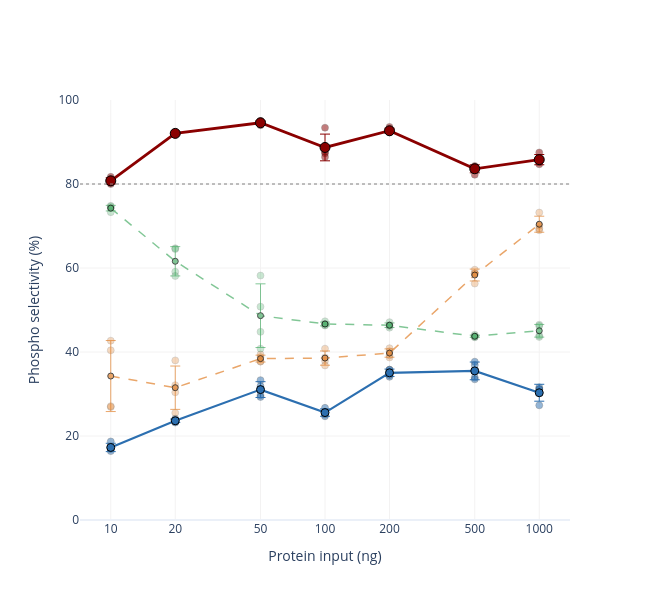

Notebook code for this chart:
### Markdown cell above
### Supplementary Figure 2d - Phosphopeptide selectivity vs input
Phospho precursors / total precursors per run. **classic** is the only workflow that stays
> 80% across the whole range; the default-enrichment SPEC branch (**hybrid**) sits at
~20-35%, and the in-solution branches fail at opposite ends (`wCleanup` at low input,
`woCleanup` at high input). Read together with panel 2b: only the nanoPhos-optimized enrichment
delivers depth *and* selectivity simultaneously.

### Code cell
fig = go.Figure()
add_branch_series(fig, perrun, 'phospho_selectivity_pct', agg=True)
_style(fig, 'Phospho selectivity (%)', yrange=[0, 100], legend=False)
fig.add_hline(y=80, line=dict(color='grey', dash='dot', width=1))
fig.show()
fig.write_image('figures/decoupling/suppl_figure2d_selectivity.pdf', width=600, height=600)

### Figure 1 — Plotly figure (JSON) as saved in the notebook; plotly's stock layout.template omitted (floating-point values rounded to 4 significant figures)
{"data": [{"legendgroup": "classic", "marker": {"color": "#8A0000", "line": {"color": "black", "width": 0.4}, "opacity": 0.5, "size": 7}, "mode": "markers", "showlegend": false, "type": "scatter", "x": [10, 10, 10, 10, 20, 20, 20, 20, 50, 50, 50, 50, 100, 100, 100, 100, 200, 200, 200, 200, 500, 500, 500, 500, 1000, 1000, 1000, 1000], "y": [81.7, 80.0, 80.3, 81.0, 91.9, 91.9, 92.3, 92.1, 94.0, 95.0, 94.5, 94.8, 87.7, 87.3, 93.4, 86.4, 92.3, 92.4, 93.6, 92.4, 84.0, 82.2, 84.3, 84.0, 87.5, 84.7, 85.8, 85.2]}, {"error_y": {"array": [0.7594, 0.1915, 0.4349, 3.18, 0.6185, 0.9605, 1.219], "color": "#8A0000", "thickness": 1, "type": "data", "visible": true, "width": 5}, "legendgroup": "classic", "line": {"color": "#8A0000", "dash": "solid", "width": 2.8}, "marker": {"color": "#8A0000", "line": {"color": "black", "width": 1}, "size": 10}, "mode": "lines+markers", "name": "original nanoPhos", "opacity": 1, "type": "scatter", "x": [10, 20, 50, 100, 200, 500, 1000], "y": [80.75, 92.05, 94.58, 88.7, 92.67, 83.62, 85.8]}, {"legendgroup": "hybrid", "marker": {"color": "#2C6FB0", "line": {"color": "black", "width": 0.4}, "opacity": 0.5, "size": 7}, "mode": "markers", "showlegend": false, "type": "scatter", "x": [10, 10, 10, 10, 20, 20, 20, 20, 50, 50, 50, 50, 100, 100, 100, 100, 200, 200, 200, 200, 500, 500, 500, 500, 1000, 1000, 1000, 1000], "y": [18.7, 16.9, 17.1, 16.4, 24.1, 23.4, 23.8, 23.2, 29.7, 33.3, 31.9, 29.3, 25.8, 25.1, 24.7, 26.7, 35.8, 35.8, 34.1, 34.5, 37.7, 36.9, 33.9, 33.5, 31.1, 31.6, 31.2, 27.3]}, {"error_y": {"array": [0.9946, 0.4031, 1.886, 0.877, 0.8813, 2.11, 2.012], "color": "#2C6FB0", "thickness": 1, "type": "data", "visible": true, "width": 5}, "legendgroup": "hybrid", "line": {"color": "#2C6FB0", "dash": "solid", "width": 2.2}, "marker": {"color": "#2C6FB0", "line": {"color": "black", "width": 1}, "size": 8}, "mode": "lines+markers", "name": "SPEC + default enrichment", "opacity": 1, "type": "scatter", "x": [10, 20, 50, 100, 200, 500, 1000], "y": [17.27, 23.62, 31.05, 25.57, 35.05, 35.5, 30.3]}, {"legendgroup": "wCleanup", "marker": {"color": "#E1812C", "line": {"color": "black", "width": 0.4}, "opacity": 0.3, "size": 7}, "mode": "markers", "showlegend": false, "type": "scatter", "x": [10, 10, 10, 10, 20, 20, 20, 20, 50, 50, 50, 50, 100, 100, 100, 100, 200, 200, 200, 200, 500, 500, 500, 500, 1000, 1000, 1000, 1000], "y": [40.4, 42.7, 26.9, 27.1, 32.1, 38.0, 25.5, 30.4, 38.8, 37.7, 39.4, 37.8, 40.8, 37.9, 36.8, 38.7, 40.2, 38.7, 40.9, 39.2, 58.7, 56.3, 58.7, 59.6, 70.1, 73.2, 69.0, 69.4]}, {"error_y": {"array": [8.453, 5.158, 0.818, 1.69, 0.9883, 1.415, 1.905], "color": "#E1812C", "thickness": 1, "type": "data", "visible": true, "width": 5}, "legendgroup": "wCleanup", "line": {"color": "#E1812C", "dash": "dash", "width": 1.5}, "marker": {"color": "#E1812C", "line": {"color": "black", "width": 1}, "size": 6}, "mode": "lines+markers", "name": "In-solution digestion + cleanup + default enrichment", "opacity": 0.7, "type": "scatter", "x": [10, 20, 50, 100, 200, 500, 1000], "y": [34.27, 31.5, 38.42, 38.55, 39.75, 58.33, 70.42]}, {"legendgroup": "woCleanup", "marker": {"color": "#4DAF6A", "line": {"color": "black", "width": 0.4}, "opacity": 0.3, "size": 7}, "mode": "markers", "showlegend": false, "type": "scatter", "x": [10, 10, 10, 10, 20, 20, 20, 20, 50, 50, 50, 50, 100, 100, 100, 100, 200, 200, 200, 200, 500, 500, 500, 500, 1000, 1000, 1000, 1000], "y": [74.6, 74.3, 73.3, 74.8, 64.7, 59.1, 58.1, 64.5, 40.8, 58.2, 44.8, 50.8, 46.3, 46.4, 47.3, 46.7, 45.8, 47.1, 46.2, 46.4, 43.5, 43.8, 44.1, 43.6, 43.9, 46.5, 43.6, 46.2]}, {"error_y": {"array": [0.6658, 3.489, 7.578, 0.45, 0.5439, 0.2646, 1.511], "color": "#4DAF6A", "thickness": 1, "type": "data", "visible": true, "width": 5}, "legendgroup": "woCleanup", "line": {"color": "#4DAF6A", "dash": "dash", "width": 1.5}, "marker": {"color": "#4DAF6A", "line": {"color": "black", "width": 1}, "size": 6}, "mode": "lines+markers", "name": "In-solution digestion + default enrichment", "opacity": 0.7, "type": "scatter", "x": [10, 20, 50, 100, 200, 500, 1000], "y": [74.25, 61.6, 48.65, 46.67, 46.38, 43.75, 45.05]}], "layout": {"font": {"size": 12}, "height": 600, "legend": {"bgcolor": "rgba(255,255,255,0.6)", "font": {"size": 10}, "title": {"text": "Workflow"}, "x": 0.01, "xanchor": "left", "y": 0.99, "yanchor": "top"}, "shapes": [{"line": {"color": "grey", "dash": "dot", "width": 1}, "type": "line", "x0": 0, "x1": 1, "xref": "x domain", "y0": 80, "y1": 80, "yref": "y"}], "showlegend": false, "width": 650, "xaxis": {"gridcolor": "#F3F2F2", "ticktext": ["10", "20", "50", "100", "200", "500", "1000"], "tickvals": [10, 20, 50, 100, 200, 500, 1000], "title": {"text": "Protein input (ng)"}, "type": "log"}, "yaxis": {"gridcolor": "#F3F2F2", "range": [0, 100], "rangemode": "normal", "title": {"text": "Phospho selectivity (%)"}}}}
